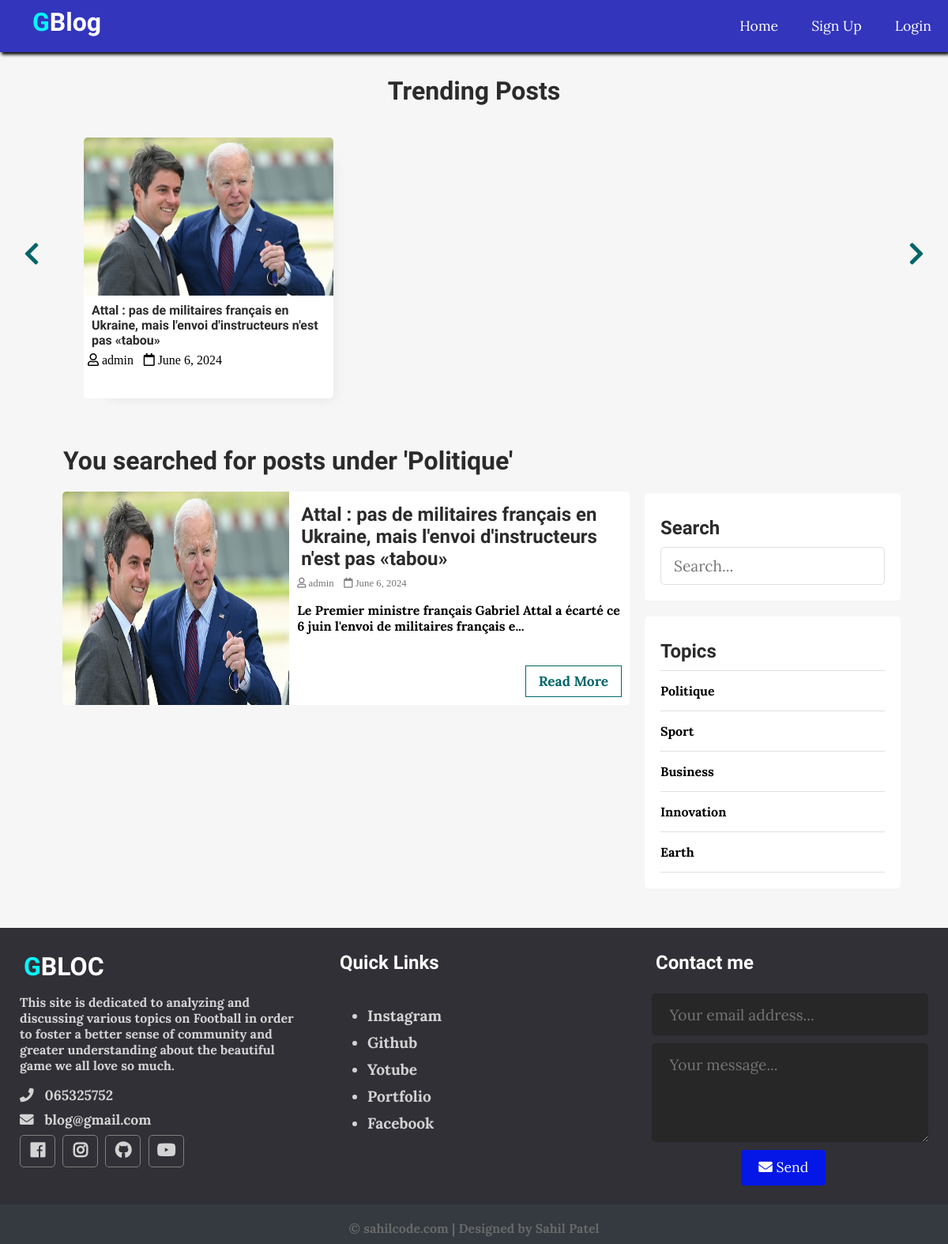
The page /index.php?t_id=15&name=Politique on the database its author committed.
### tables this page shows
CREATE TABLE IF NOT EXISTS `posts` (
  `id` int NOT NULL AUTO_INCREMENT,
  `user_id` int NOT NULL,
  `topic_id` int DEFAULT NULL,
  `title` varchar(255) NOT NULL,
  `image` varchar(255) NOT NULL,
  `body` text NOT NULL,
  `published` tinyint NOT NULL,
  `created_at` datetime NOT NULL DEFAULT CURRENT_TIMESTAMP,
  PRIMARY KEY (`id`),
  KEY `topic_id` (`topic_id`)
);

CREATE TABLE IF NOT EXISTS `users` (
  `id` int NOT NULL AUTO_INCREMENT,
  `admin` tinyint NOT NULL,
  `username` varchar(255) NOT NULL,
  `email` varchar(255) NOT NULL,
  `password` varchar(255) NOT NULL,
  `created_at` timestamp NOT NULL DEFAULT CURRENT_TIMESTAMP,
  PRIMARY KEY (`id`),
  UNIQUE KEY `email` (`email`)
);

CREATE TABLE IF NOT EXISTS `topics` (
  `id` int NOT NULL AUTO_INCREMENT,
  `name` varchar(100) NOT NULL,
  `description` text NOT NULL,
  PRIMARY KEY (`id`),
  UNIQUE KEY `name` (`name`)
);

### app/database/db.php (called while the page is built, shortened)
<?php
require('connect.php');
function executeQuery($sql, $data)
{
    global $conn;
    $stmt = $conn->prepare($sql);
    $values = array_values($data);
    $types = str_repeat('s', count($values));
    $stmt->bind_param($types, ...$values);
    $stmt->execute();
    return $stmt;
}
function selectAll($table, $conditions = [])
{
    global $conn;
    $sql = "SELECT * FROM $table";
    if (empty($conditions)) {
        $stmt = $conn->prepare($sql);
        $stmt->execute();
        $records = $stmt->get_result()->fetch_all(MYSQLI_ASSOC);
        return $records;
    }
}
function getPostsByTopicId($topic_id)
{
    $sql = "SELECT p.*, u.username FROM posts AS p JOIN users AS u ON p.user_id=u.id WHERE p.published=? AND topic_id=?";
    $stmt = executeQuery($sql, ['published' => 1, 'topic_id' => $topic_id]);
    $records = $stmt->get_result()->fetch_all(MYSQLI_ASSOC);
    return $records;
}

### app/controllers/topics.php (called while the page is built, shortened)
<?php
include(ROOT_PATH . "/app/database/db.php");
$table = 'topics';
$topics = selectAll($table);

### index.php (the view, shortened to what this page needs)
<?php
include(ROOT_PATH . "/app/controllers/topics.php");
$posts = array();
$postsTitle = 'Recent Posts';
if (isset($_GET['t_id'])) {
  $posts = getPostsByTopicId($_GET['t_id']);
  $postsTitle = "You searched for posts under '" . $_GET['name'] . "'";
} else if (isset($_POST['search-term'])) {
  $postsTitle = "You searched for '" . $_POST['search-term'] . "'";
  $posts = searchPosts($_POST['search-term']);
} else {
  $posts = getPublishedPosts();
}
?>
<!DOCTYPE html>
<html lang="en">
<head>
  <link rel="stylesheet" href="https://use.fontawesome.com/releases/v5.7.2/css/all.css"
>
  <link rel="stylesheet" href="assets/css/style.css">
</head>
<body>
  <?php include(ROOT_PATH . "/app/includes/header.php"); ?>
  <div class="page-wrapper">
    <div class="post-slider">
      <h1 class="slider-title">Trending Posts</h1>
      <i class="fas fa-chevron-left prev"></i>
      <i class="fas fa-chevron-right next"></i>
      <div class="post-wrapper">
        <?php foreach ($posts as $post): ?>
          <div class="post">
            <img src="<?php echo BASE_URL . '/assets/images/' . $post['image']; ?>" alt="" class="slider-image">
            <div class="post-info">
              <h4><a href="single.php?id=<?php echo $post['id']; ?>"><?php echo $post['title']; ?></a></h4>
              <i class="far fa-user"> <?php echo $post['username']; ?></i>
              <i class="far fa-calendar"> <?php echo date('F j, Y', strtotime($post['created_at'])); ?></i>
            </div>
          </div>
        <?php endforeach; ?>
      </div>
    </div>
    <div class="content clearfix">
      <div class="main-content">
        <h1 class="recent-post-title"><?php echo $postsTitle ?></h1>
        <?php foreach ($posts as $post): ?>
          <div class="post clearfix">
            <img src="<?php echo BASE_URL . '/assets/images/' . $post['image']; ?>" alt="" class="post-image">
            <div class="post-preview">
              <h2><a href="single.php?id=<?php echo $post['id']; ?>"><?php echo $post['title']; ?></a></h2>
              <i class="far fa-user"> <?php echo $post['username']; ?></i>
              <i class="far fa-calendar"> <?php echo date('F j, Y', strtotime($post['created_at'])); ?></i>
              <p class="preview-text">
                <?php echo html_entity_decode(substr($post['body'], 0, 150) . '...'); ?>
              </p>
              <a href="single.php?id=<?php echo $post['id']; ?>" class="btn read-more">Read More</a>
            </div>
          </div>
        <?php endforeach; ?>
      </div>
      <div class="sidebar">
        <div class="section search">
          <h2 class="section-title">Search</h2>
          <form action="index.php" method="post">
            <input type="text" name="search-term" class="text-input" placeholder="Search...">
          </form>
        </div>
        <div class="section topics">
          <h2 class="section-title">Topics</h2>
          <ul>
            <?php foreach ($topics as $key => $topic): ?>
              <li><a href="<?php echo BASE_URL . '/index.php?t_id=' . $topic['id'] . '&name=' . $topic['name'] ?>"><?php echo $topic['name']; ?></a></li>
            <?php endforeach; ?>
          </ul>
        </div>
      </div>
    </div>
  </div>
  <?php include(ROOT_PATH . "/app/includes/footer.php"); ?>
</body>
</html>

### assets/css/style.css (style rules this page uses)
* { box-sizing: border-box; }
html, body { height: 100%; padding: 0px; margin: 0px; background: #f6f6f6; font-family: "Lora", serif; }
h1, h2, h3, h4, h5, h6 { font-family: "Candal", serif; color: #2c2b2b; margin: 5px; }
a { text-decoration: none; color: inherit; }
.clearfix::after { content: ""; display: block; clear: both; }
.btn { padding: 0.5rem 1rem; background: #0417e6; color: white; border: 1px solid transparent; border-radius: 0.25rem; font-size: 1.08em; font-family: "Lora", serif; }
.text-input { padding: 0.7rem 1rem; display: block; width: 100%; border-radius: 5px; border: 1px solid #e0e0e0; outline: none; color: #444; line-height: 1.5rem; font-size: 1.2em; font-family: "Lora", serif; }
.page-wrapper { min-height: 100%; }
.post-slider { position: relative; }
.post-slider .slider-title { text-align: center; margin: 30px auto; }
.post-slider .next { position: absolute; top: 50%; right: 30px; font-size: 2em; color: #006669; cursor: pointer; }
.post-slider .prev { position: absolute; top: 50%; left: 30px; font-size: 2em; color: #006669; cursor: pointer; }
.post-slider .post-wrapper { width: 84%; height: 350px; margin: 0px auto; overflow: hidden; padding: 10px 0px 10px 0px; }
.post-slider .post-wrapper .post { width: 300px; height: 330px; margin: 0px 10px; display: inline-block; background: white; border-radius: 5px; box-shadow: 1rem 1rem 1rem -1rem #a0a0a033; }
.post-slider .post-wrapper .post .post-info { height: 130px; padding: 0px 5px; }
.post-slider .post-wrapper .post .slider-image { width: 100%; height: 200px; border-top-left-radius: 5px; border-top-right-radius: 5px; }
.content { width: 90%; margin: 30px auto 30px; }
.content .main-content { width: 70%; float: left; }
.content .main-content .post { width: 95%; height: 270px; margin: 20px auto; border-radius: 5px; background: white; position: relative; }
.content .main-content .post .post-preview i { color: #757575; font-size: 0.8em; }
.content .main-content .post .preview-text { line-height: 1.5em; font-size: 1.03em; color: #444; }
.content .main-content .post .read-more { position: absolute; bottom: 10px; right: 10px; border: 1px solid #006669; background: transparent; border-radius: 0px; color: #006669 !important; }
.content .main-content .post .post-image { width: 40%; height: 100%; float: left; border-top-left-radius: 5px; border-bottom-left-radius: 5px; }
.content .main-content .post .post-preview { width: 60%; padding: 10px; float: right; }
.content .main-content .recent-post-title { margin: 20px; }
.content .sidebar { width: 30%; float: left; }
.content .sidebar .section { background: white; padding: 20px; border-radius: 5px; margin-bottom: 20px; }
.content .sidebar .section .section-title { margin: 10px 0px 10px 0px; }
.content .sidebar .section.search { margin-top: 80px; }
.content .sidebar .section.topics ul { margin: 0px; padding: 0px; list-style: none; border-top: 1px solid #e0e0e0; }
.content .sidebar .section.topics ul li a { display: block; padding: 15px 0px 15px 0px; border-bottom: 1px solid #e0e0e0; transition: all 0.3s; }

### rows shown on the page
posts: image (picture), title "Attal : pas de militaires français en Ukraine, mais l'envoi d'instructeurs n'est pas «tabou»", user.username "admin", created_at "June 6, 2024", body "Le Premier ministre français Gabriel Attal a écarté ce 6 juin l'envoi de militaires français e..."
topics: name "Politique"
topics: name "Sport"
topics: name "Business"
topics: name "Innovation"
topics: name "Earth"

### other values the page prints
$postsTitle "You searched for posts under 'Politique'"
